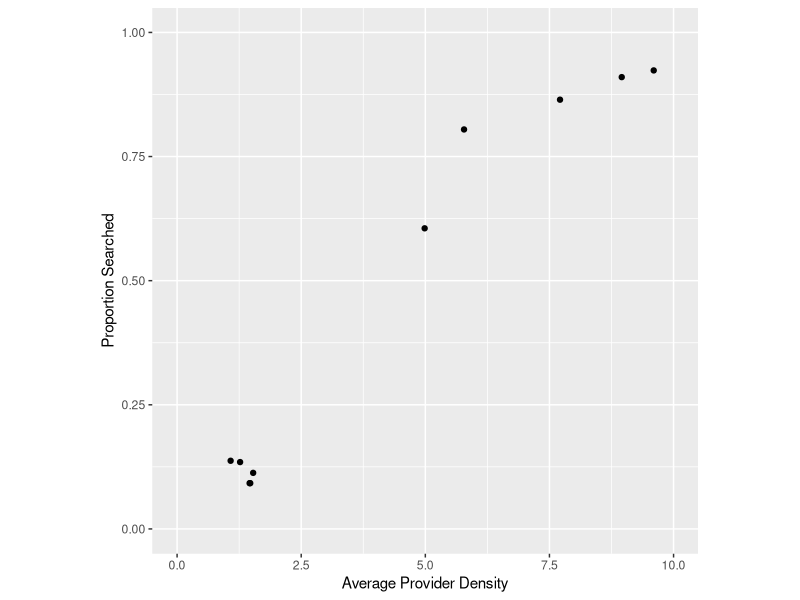

The R script that drew this image:
## ---- chunk 1
library(ggplot2)
library(dplyr, warn.conflicts=F)
Plans <- read.csv("Plans.csv", header=T)
Totals <- read.csv("Totals.csv", header=T)
## ---- chunk 2
inner_join(Plans, Totals, by="plan_id") %>% 
  select(Plan=plan_name, Searches=searches, Zipcodes=zipcodes)
## ---- chunk 3
Totals[9:11,]
## ---- chunk 4
Efficiency <- Totals %>% transmute(density=(groups/zipcodes),
                                   searched=(searches/zipcodes)) %>%
              distinct(density, searched)
ggplot2::ggplot(Efficiency, aes(density, searched)) + 
  geom_point() + scale_size_area() + 
  xlim(0,10) + ylim(0,1) + coord_equal(ratio=10) +
  xlab("Average Provider Density") + ylab("Proportion Searched")
